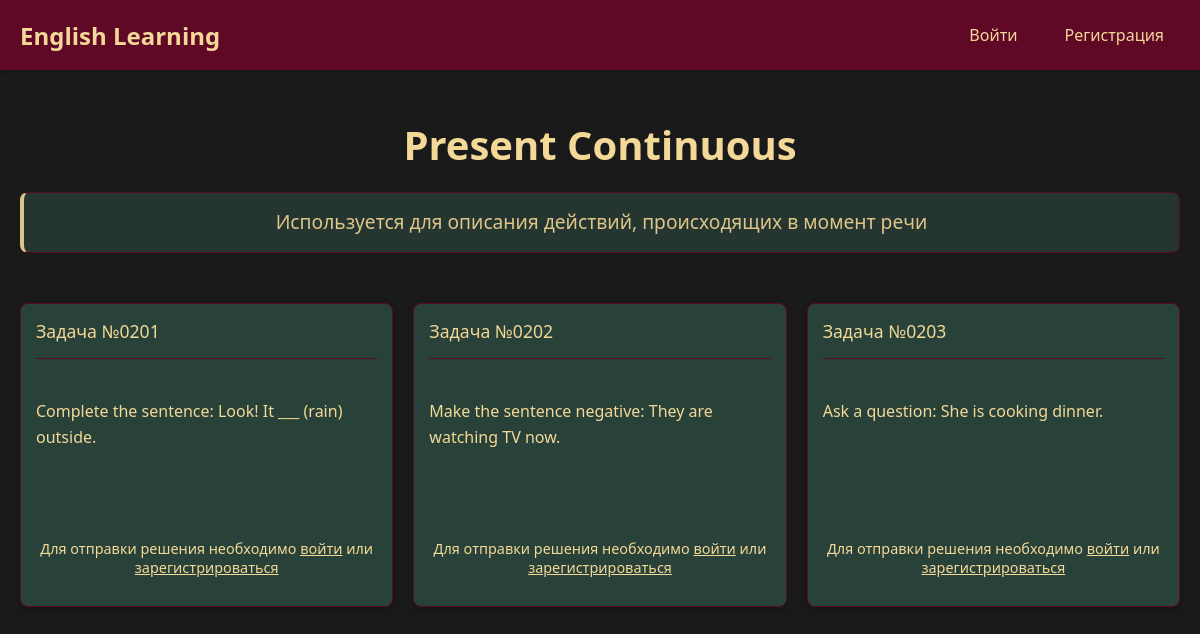
Page /category/2 on the committed database.
### app/models.py (models this page shows)
class TaskCategory(db.Model):
    __tablename__ = 'task_categories'
    id = db.Column(db.Integer, primary_key=True)
    name = db.Column(db.String(100), unique=True, nullable=False)
    description = db.Column(db.String(300))
    tasks = db.relationship('Task', backref='category', lazy=True)

class Task(db.Model):
    __tablename__ = 'tasks'
    id = db.Column(db.Integer, primary_key=True)
    category_id = db.Column(db.Integer, db.ForeignKey('task_categories.id'), nullable=False)
    task_number = db.Column(db.Integer, nullable=False)
    content = db.Column(db.Text, nullable=False)
    created_at = db.Column(db.DateTime, default=lambda: datetime.now(UTC))
    def get_full_id(self):
        return f"{self.category_id:02d}{self.task_number:02d}"

### app/main/routes.py (the view)
@bp.route('/category/<int:category_id>')
def category(category_id):
    category = TaskCategory.query.get_or_404(category_id)
    tasks = Task.query.filter_by(category_id=category.id).order_by(Task.task_number).all()
    form = SolutionForm() if current_user.is_authenticated and not current_user.is_admin else None
    return render_template('main/category.html',
                           title=category.name,
                           category=category,
                           tasks=tasks,
                           form=form)

### app/templates/main/category.html (shortened to what this page needs)
{% extends "base.html" %}
{% block content %}
<div class="container mt-4">
    <h1 style="color: #f4d897;">{{ category.name }}</h1>
    <p class="category-description">{{ category.description }}</p>
    <div class="tasks-container mt-4">
        {% for task in tasks %}
        <div class="task-card">
            <div class="task-header">
                <span class="task-number">Задача №{{ task.get_full_id() }}</span>
            </div>
            <div class="task-content">
                {{ task.content }}
            </div>
            {% if form %}
            <div class="task-actions">
                <form method="POST" action="{{ url_for('main.submit_solution') }}" class="solution-form">
                    {{ form.csrf_token }}
                    <input type="hidden" name="task_id" value="{{ task.id }}">
                    <textarea name="content" class="form-control" rows="3" placeholder="Введите ваше решение..."></textarea>
                    <button type="submit" class="btn-custom mt-2">Отправить решение</button>
                </form>
            </div>
            {% elif not current_user.is_authenticated %}
            <div class="task-actions">
                <p class="login-prompt">Для отправки решения необходимо <a href="{{ url_for('auth.login') }}">войти</a> или <a href="{{ url_for('auth.register') }}">зарегистрироваться</a></p>
            </div>
            {% endif %}
        </div>
        {% endfor %}
    </div>
</div>
{% endblock %}

### app/static/style.css (style rules this page uses)
:root { --burgundy: rgb(95, 9, 38); --dark-green: rgb(40, 66, 57); --gold: rgb(244, 216, 151); --light-gold: #e8c97d; }
body { background-color: #1a1a1a; color: var(--gold); font-family: 'Segoe UI', Tahoma, Geneva, Verdana, sans-serif; margin: 0; padding: 0; }
.tasks-container { display: grid; grid-template-columns: repeat(auto-fill, minmax(350px, 1fr)); gap: 20px; margin-top: 30px; }
.task-card { background-color: var(--dark-green); color: var(--gold); border-radius: 10px; padding: 20px; box-shadow: 0 4px 8px rgba(0, 0, 0, 0.2); transition: transform 0.3s ease; border: 1px solid var(--burgundy); }
.task-header { border-bottom: 1px solid var(--burgundy); padding-bottom: 10px; margin-bottom: 15px; }
.task-number { font-weight: bold; font-size: 1.1rem; display: block; margin-bottom: 5px; color: var(--gold); }
.task-content { margin-top: 15px; line-height: 1.6; }
.task-actions { margin-top: 20px; text-align: right; }
h1 { color: var(--gold); font-size: 2.5rem; margin-bottom: 20px; text-align: center; }
.category-description { color: var(--gold); font-size: 1.1rem; opacity: 0.9; text-align: center; margin-bottom: 30px; padding: 15px; background-color: var(--dark-green); border-radius: 8px; border: 1px solid var(--burgundy); }
.task-content { min-height: 150px; max-height: 400px; overflow-y: auto; }

### app/templates/main/category.html (style rules this page uses)
.container { max-width: 1200px; margin: 0 auto; padding: 20px; }
.category-description { color: #f4d897; font-size: 1.2em; line-height: 1.5; margin: 20px 0; padding: 15px; background-color: rgba(40, 66, 57, 0.8); border-radius: 8px; border-left: 4px solid #f4d897; }
.tasks-container { display: grid; grid-template-columns: repeat(auto-fill, minmax(300px, 1fr)); gap: 20px; padding: 20px 0; }
.task-card { background-color: rgb(40, 66, 57); border-radius: 8px; padding: 15px; color: rgb(244, 216, 151); }
.task-header { margin-bottom: 10px; }
.task-number { font-size: 1.1em; font-weight: 500; }
.task-content { white-space: pre-line; margin-bottom: 15px; }
.task-actions { margin-top: 10px; }
.login-prompt { text-align: center; margin-top: 10px; font-size: 0.9em; }
.login-prompt a { color: #f4d897; text-decoration: underline; }

### rows in the picture
TaskCategory: name "Present Continuous", description "Используется для описания действий, происходящих в момент речи"
Task: get_full_id "0201", content "Complete the sentence: Look! It ___ (rain) outside."
Task: get_full_id "0202", content "Make the sentence negative: They are watching TV now."
Task: get_full_id "0203", content "Ask a question: She is cooking dinner."
